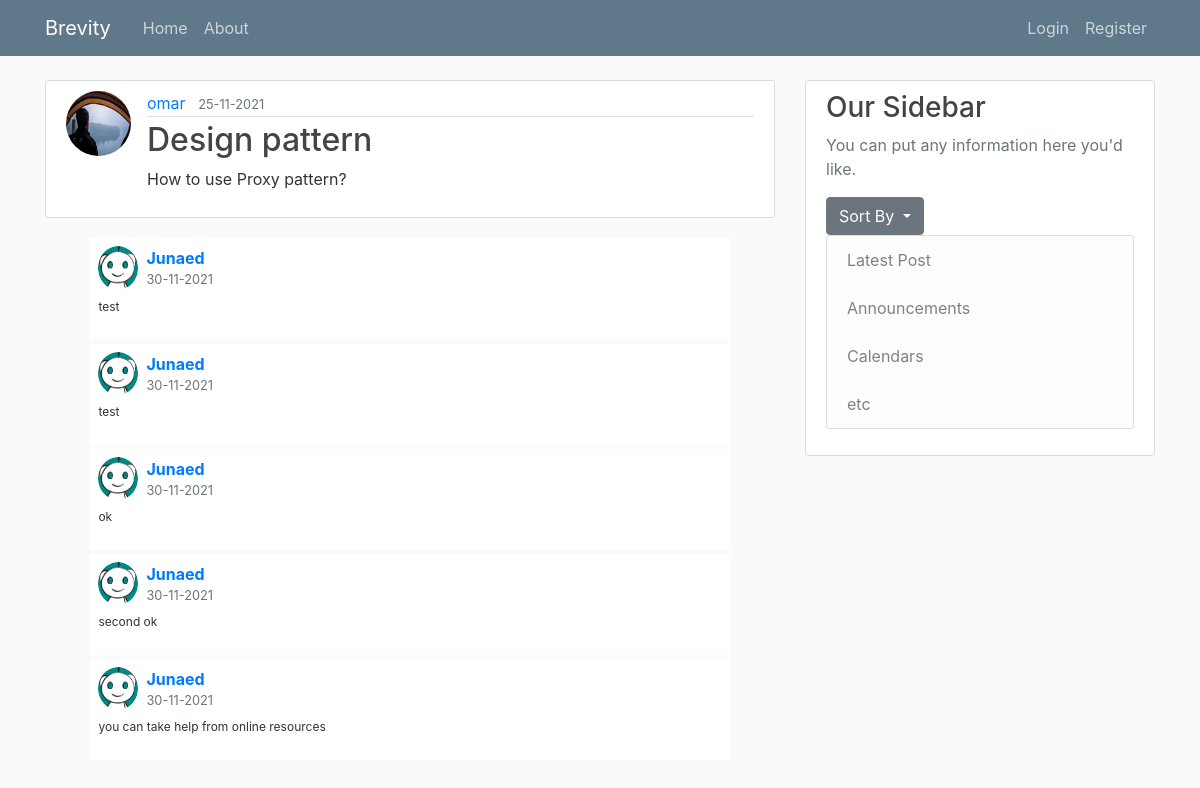
/post/1, run on an earlier commit of the app's database.
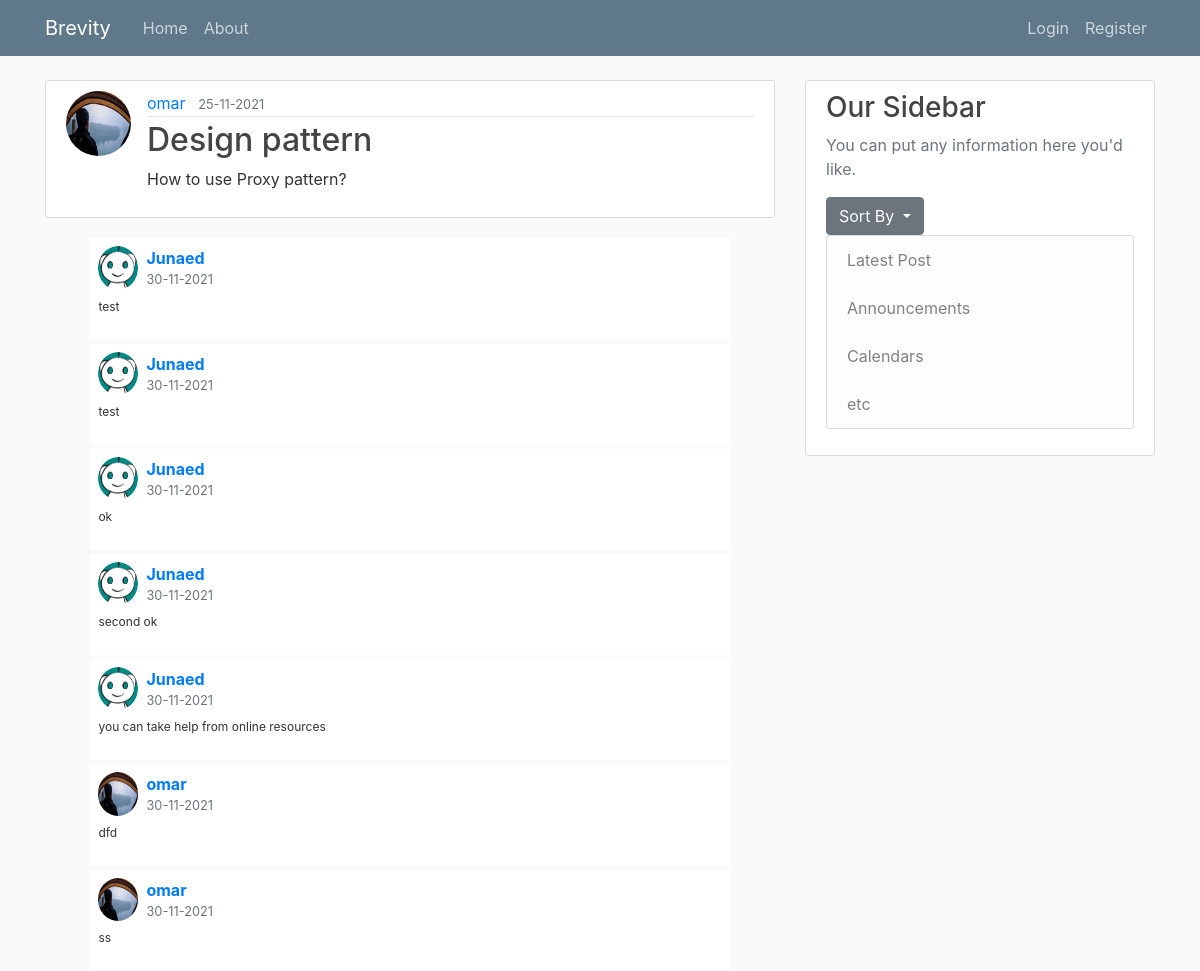
And on a later commit of the database.
### brevity/models.py (models this page shows, shortened)
class User(db.Model, UserMixin):
    id = db.Column(db.Integer, primary_key=True)
    username = db.Column(db.String(20), unique=True, nullable=False)
    email = db.Column(db.String(120), unique=True, nullable=False)
    image_file = db.Column(db.String(20), nullable=False, default='default.jpg')
    password = db.Column(db.String(60), nullable=False)
    posts = db.relationship('Post', backref='author', lazy=True)                    #By default SQLAlchemy guess the relationship to be one to many as posts returns a list of post.
    upvoted = db.relationship('Upvote', foreign_keys='Upvote.user_id', backref='user', lazy='dynamic')
    downvoted = db.relationship('Downvote', foreign_keys='Downvote.user_id', backref='user', lazy='dynamic')
    commented = db.relationship('Comment', backref='author', lazy=True)

class Post(db.Model):
    id = db.Column(db.Integer, primary_key=True)
    title = db.Column(db.String(100), nullable=False)
    date_posted = db.Column(db.DateTime, nullable=False, default=datetime.utcnow)
    content = db.Column(db.Text, nullable=False)
    user_id = db.Column(db.Integer, db.ForeignKey('user.id'), nullable=False)
    upvotes = db.relationship('Upvote', backref='post', lazy='dynamic')
    downvotes = db.relationship('Downvote', backref='post', lazy='dynamic')
    comments = db.relationship('Comment', backref='post', lazy=True)

class Comment(db.Model):
    id = db.Column(db.Integer, primary_key = True)
    date_posted = db.Column(db.DateTime, nullable=False, default=datetime.utcnow)
    content = db.Column(db.Text, nullable=False)
    user_id = db.Column(db.Integer, db.ForeignKey('user.id'))
    post_id = db.Column(db.Integer, db.ForeignKey('post.id'))

### brevity/posts/routes.py (the view)
@posts.route("/post/<int:post_id>", methods=['GET', 'POST'])            #'int:' imposes that post_id must be int.
def post(post_id):
    form = CommentForm()
    post = Post.query.get_or_404(post_id)                               #get(id) is used to query the db through Primary key.
    comments = Comment.query.filter_by(post_id = post_id)
    if form.validate_on_submit():
        comment = Comment(content=form.content.data, author=current_user, post_id=post_id)
        db.session.add(comment)
        db.session.commit()
        flash('Your comment has been posted', 'success')
        return redirect(url_for('posts.post', post_id=post.id))
    return render_template('post.html', title="post.title",form = form, post=post, comments = comments)

### brevity/templates/post.html (shortened to what this page needs)
{% extends "layout.html" %}
{% block content %}
    <article class="media content-section">
        <img class="rounded-circle article-img" src="{{ url_for('static', filename = 'profile_pics/' + post.author.image_file)}}">
        <div class="media-body">
            <div class="article-metadata">
                <a class="mr-2" href="{{ url_for('users.user_posts', username=post.author.username) }}">{{ post.author.username }}</a>
                <small class="text-muted">{{ post.date_posted.strftime('%d-%m-%Y') }}</small>
            </div>
            <h2 class="article-title">{{ post.title }}</h2>
            <p class="article-content">{{ post.content }}</p>
        </div>
    </article>
    {% for comment in comments %}
    <div class="container mt-1">
        <div class="d-flex justify-content-center row">
            <div class="col-md-11">
                <div class="d-flex flex-column comment-section">
                    <div class="bg-white p-2">
                        <div class="d-flex flex-row user-info"><img class="rounded-circle" src="{{ url_for('static', filename = 'profile_pics/' + comment.author.image_file)}}" width="40">
                            <div class="d-flex flex-column justify-content-start ml-2"><span class="d-block font-weight-bold name">{{comment.author.username}}</span><small class="text-muted">{{comment.date_posted.strftime('%d-%m-%Y')}}</small></div>
                        </div>
                        <div class="mt-2">
                            <p class="comment-text">{{comment.content}}</p>
                        </div>
                    </div>
                </div>
            </div>
        </div>
    </div>
    {% endfor %}
{% endblock content %}

### brevity/templates/layout.html (shortened to what this page needs)
<!DOCTYPE html>
<html lang="en">
<head>
    <link rel="stylesheet" href="https://maxcdn.bootstrapcdn.com/bootstrap/4.0.0/css/bootstrap.min.css"
>
    <link rel="stylesheet" type="text/css" href="{{url_for('static', filename='main.css')}}">
</head>
<body>
    <header class="site-header">
        <nav class="navbar navbar-expand-md navbar-dark bg-steel fixed-top">
            <div class="container">
                <a class="navbar-brand mr-4" href="/">Brevity</a>
                <div class="collapse navbar-collapse" id="navbarToggle">
                    <div class="navbar-nav mr-auto">
                        <a class="nav-item nav-link" href="{{ url_for('main.home') }}">Home</a>
                        <a class="nav-item nav-link" href="{{ url_for('main.about') }}">About</a>
                    </div>
                    <div class="navbar-nav">
                        {% if current_user.is_authenticated %}
                            <a class="nav-item nav-link" href="{{ url_for('posts.new_post') }}">New Post</a>
                            <a class="nav-item nav-link" href="{{ url_for('users.account') }}">Account</a>
                            <a class="nav-item nav-link" href="{{ url_for('users.logout') }}">Logout</a>
                        {% else %}
                            <a class="nav-item nav-link" href="{{ url_for('users.login') }}">Login</a>
                            <a class="nav-item nav-link" href="{{ url_for('users.register') }}">Register</a>
                        {% endif %}
                    </div>
                </div>
            </div>
        </nav>
    </header>
    <main role="main" class="container">
        <div class="row">
            <div class="col-md-8">
                {% block content %}{% endblock %}
            </div>
            <div class="col-md-4">
                <div class="content-section">
                    <h3>Our Sidebar</h3>
                    <p class='text-muted'>You can put any information here you'd like.
                        <div class="dropdown">
                            <button class="btn btn-secondary dropdown-toggle" type="button" id="dropdownMenuButton" data-toggle="dropdown" aria-haspopup="true" aria-expanded="false">
                              Sort By
                            </button>
                          </div>
                    <ul class="list-group">
                        <li class="list-group-item list-group-item-light">Latest Post</a></li>
                        <li class="list-group-item list-group-item-light">Announcements</li>
                        <li class="list-group-item list-group-item-light">Calendars</li>
                        <li class="list-group-item list-group-item-light">etc</li>
                    </ul>
                    </p>
                </div>
            </div>
        </div>
    </main>
</body>
</html>

### brevity/static/main.css (style rules this page uses)
body { background: #fafafa; color: #333333; margin-top: 5rem; }
h1, h2, h3, h4, h5, h6 { color: #444444; }
.bg-steel { background-color: #5f788a; }
.site-header .navbar-nav .nav-link { color: #cbd5db; }
.content-section { background: #ffffff; padding: 10px 20px; border: 1px solid #dddddd; border-radius: 3px; margin-bottom: 20px; }
.article-title { color: #444444; }
.article-content { white-space: pre-line; }
.article-img { height: 65px; width: 65px; margin-right: 16px; }
.article-metadata { padding-bottom: 1px; margin-bottom: 4px; border-bottom: 1px solid #e3e3e3 }
.comment-text { font-size: 12px }
.name { color: #007bff }

What changed in the data, as far as the page shows it:
added Comment: image_file (picture), author.username "omar", date_posted "30-11-2021", content "dfd"
added Comment: image_file (picture), author.username "omar", date_posted "30-11-2021", content "ss"
